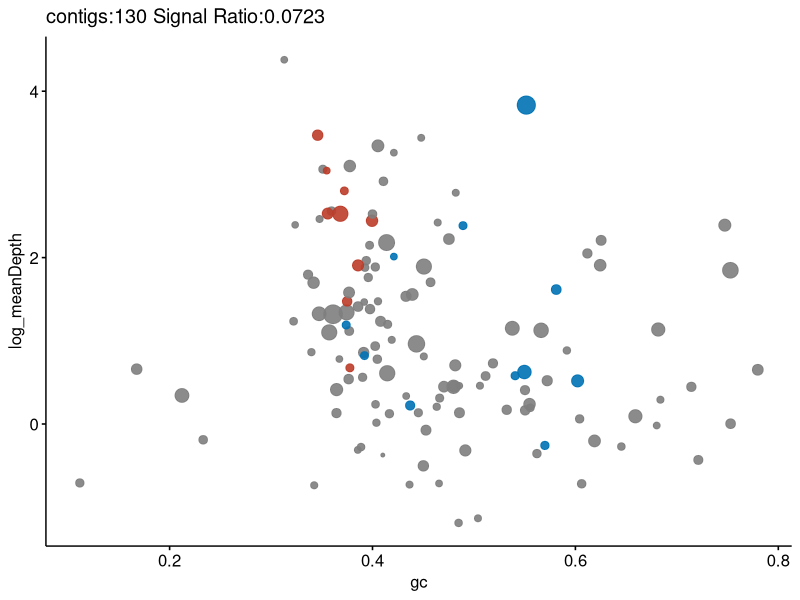
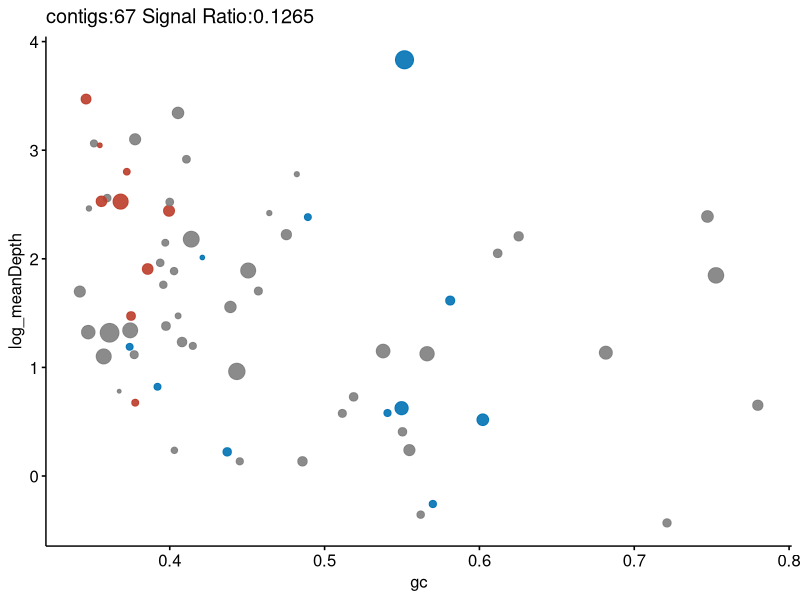
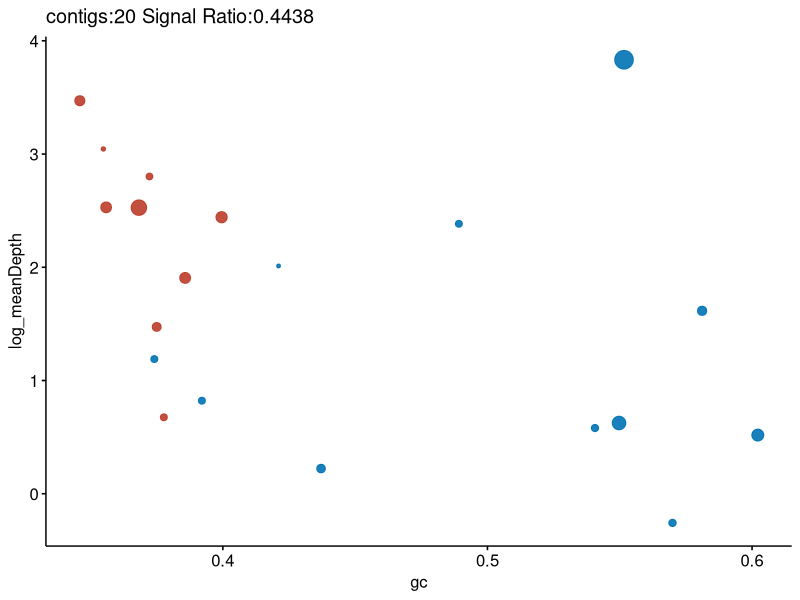

Recreate these plots in R, in order. (Note: this script raises an error after producing the figures.)
library(ggsci)
library(ggpubr)
CalSR <- function(data){
R = sum(data[which(data$Specy==1),]$length)/sum(data$length)
return(round(R,digits=4))
}
C = pal_nejm("default")(2)

#top
#left
Main <- read.table("MKPV.feature.txt",head=T,sep="\t")
Main$Specy = factor(Main$Specy)
Main$log_meanDepth = log(Main$meanDepth)
Main$S1_log_meanDepth = log(Main$S1_meanDep)
Main$ifCops = paste(Main$frequency>=3,Main$S1_fre<10,Main$Specy)
#right
colorsQ = c("grey50","grey50",C[2],C[1])

f1_left = ggscatter(Main,"gc","log_meanDepth",color="ifCops",alpha=I(0.9),legend="none",palette=colorsQ,size="length",title=paste0("contigs:",dim(Main)[1]," Signal Ratio:",CalSR(Main)))
Main_m6 = Main[which(Main$frequency>=3),]
colorsQ = c("grey50",C[2],C[1])
f1_middle = ggscatter(Main_m6,"gc","log_meanDepth",color="ifCops",alpha=I(0.9),legend="none",palette=colorsQ,size="length",title=paste0("contigs:",dim(Main_m6)[1]," Signal Ratio:",CalSR(Main_m6)))
colorsQ = c(C[2],C[1])
Main_m6_m10 = Main_m6[which(Main_m6$S1_fre<10),]
f1_right = ggscatter(Main_m6_m10,"gc","log_meanDepth",color="ifCops",alpha=I(0.9),legend="none",palette=c(C[2],C[1]),size="length",title=paste0("contigs:",dim(Main_m6_m10)[1]," Signal Ratio:",CalSR(Main_m6_m10)))
# bottom
p1 <- ggscatter(Main_m6,"log_meanDepth","S1_log_meanDepth",color="ifCops",palette=colorsQ,size="length",legend="none")
p2 <- ggscatter(Main_m6,"frequency","S1_fre",color="ifCops",palette=colorsQ,size="length",legend="none")
p3 <- ggscatter(Main_m6,"meanCov","S1_meanCov",color="ifCops",palette=colorsQ,size="length",legend="none")
ggarrange(f1_left,f1_middle,f1_right,p1,p2,p3)
